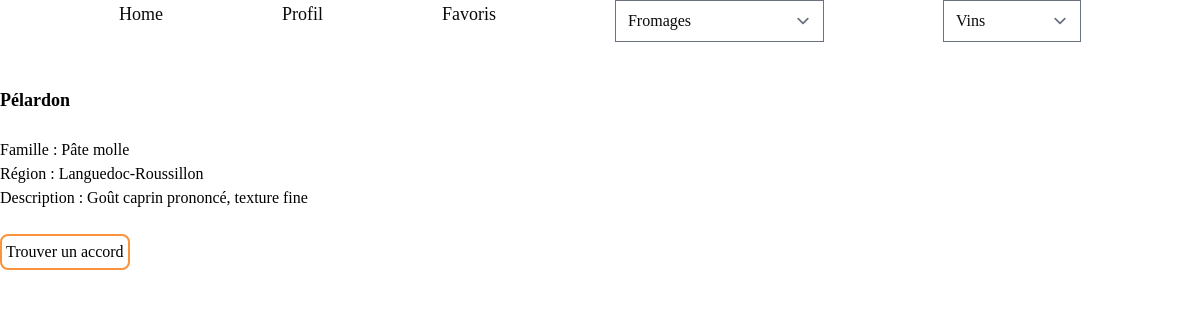
Page /products/cheese-product/21/ on the earlier database version.
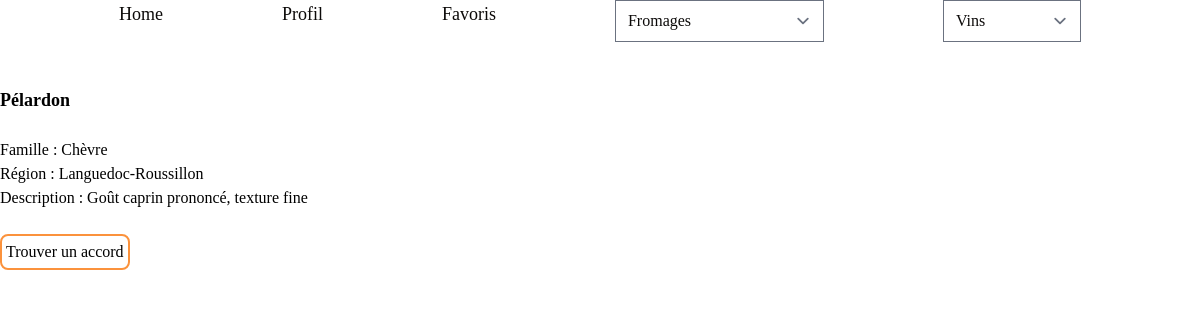
Same page on the later database version.
### products/models.py (models this page shows, shortened)
class Cheese(models.Model):
    name = models.CharField(max_length=200)
    family = models.CharField(max_length=200)
    type_of_milk = models.CharField(max_length=200)
    region = models.CharField(max_length=200)
    description = models.TextField(max_length=500)
    created_at = models.DateTimeField(auto_now_add=True)
    updated_at = models.DateTimeField(auto_now=True, null=True, blank=True)
    class Meta:
        verbose_name = "cheese"
        verbose_name_plural = "cheeses"

### products/views.py (the view)
# urls.py: path('cheese-product/<int:id>/', views.detail_cheese_product_view, name="cheese-product"),
def detail_cheese_product_view(request, id=None):
    product_object = None
    if id is not None:
        id_object = id
        product_object = get_object_or_404(Cheese, id=id)
    context = {
            "product_object" : product_object,
            "id" : id_object
    }
    return render(request, "./cheese-product.html", context=context)

### frometon/context_processors.py (called while the page is built)
def get_cheeses(request):
    cheeses = Cheese.objects.all()
    return {'cheeses': cheeses}

def get_wines(request):
    wines = Wine.objects.all()
    return {'wines': wines}

def cheese_categories(request):
    types_of_milk = Cheese.objects.values_list('type_of_milk', flat=True).distinct()
    return {'cheese_categories': types_of_milk}

def wine_categories(request):
    colors = Wine.objects.values_list('color', flat=True).distinct()
    return {'wine_categories': colors}

def cheese_families(request):
    families = Cheese.objects.values_list('family', flat=True).distinct()
    return {'cheese_families': families}

### products/templates/cheese-product.html (shortened to what this page needs)
{% extends 'base.html' %}
{% block content %}
    <h1 class="font-semibold text-lg">{{ product_object.name }}</h1>
    <br/>
    <h2>Famille : {{ product_object.family }}</h2>
    <p>Région : {{ product_object.region }}</p>
    <p>Description : {{ product_object.description }}</p>
    <br/>
    <form action="{% url 'pairing' %}" method="get">
        <button type="submit" class="border-2 border-orange-400 rounded-lg p-1">Trouver un accord</button>
    </form>
{% endblock content %}

Differences in the rows shown:
changed Cheese "Pélardon": family "Pâte molle" → "Chèvre"
